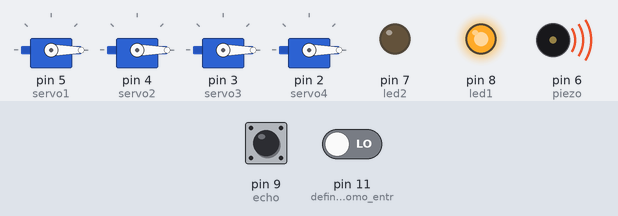
This sketch was run on a simulated Arduino Uno, built for the host (arithmetic inside an expression is 32-bit, double 64-bit). On the bench: 4 × servo, output pins drawn as LEDs (lit = HIGH), buzzer (waves = sounding). The test bench sets the inputs (shaded band); at power-on: pin 9 (echo) LOW, pin 11 (define_o_pino_3_como_entr) LOW. Pins used as bus, display or sensor lines are not drawn.

Above: at 1.8 s.
1.9 s: pin 9 (echo) pulsed HIGH 2 times (0.12 s each, 0.3 s apart)
At 2.8 s:
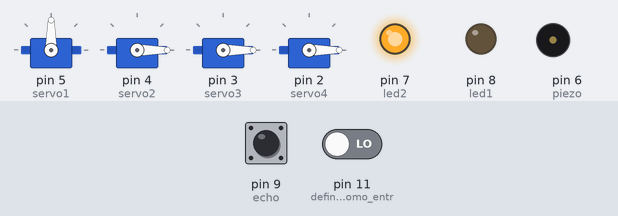
At 9.3 s:
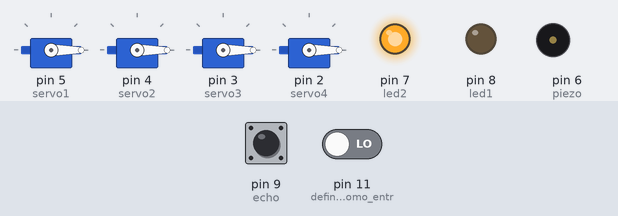
Timing chart, 0 to 16.6 s (numbered marks = the images above; inputs shaded):
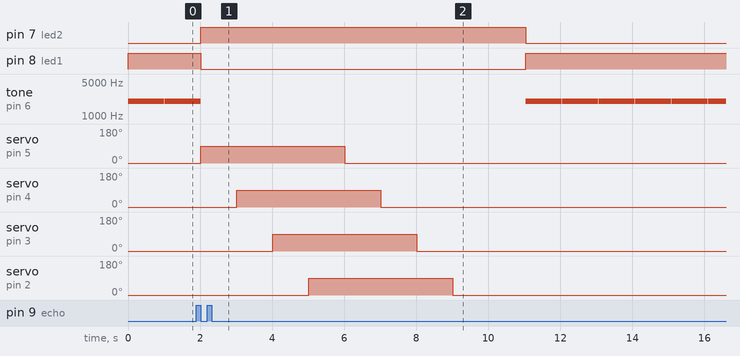

Measured:
- after the input at 1.9 s, pin 7 (led2): LOW → HIGH after 0.12 s, → LOW 9.0 s later; pin 8 (led1): HIGH → LOW after 0.12 s, → HIGH 9.0 s later; servo on pin 5 (servo1): 0° → 90° after 0.12 s, → 0° 4.0 s later; servo on pin 4 (servo2): 0° → 90° after 1.1 s, → 0° 4.0 s later; servo on pin 3 (servo3): 0° → 90° after 2.1 s, → 0° 4.0 s later
- by itself, tone on pin 6 (piezo): repeats every 1.0 s: 2000 Hz 1.0 s, silent 0.02 s

The sketch:

codigoBracoRoboticoIndustrial.ino
```cpp
#include <Servo.h> //inclui biblioteca de reconheicmento de servos motores
Servo servo1; // Cria um objeto servo 1
Servo servo2; // Cria um objeto servo 2
Servo servo3; // Cria um objeto servo 3
Servo servo4; // Cria um objeto servo 4

int trig = 10; //define uma variavel inteira para o led1,o pino trig envia uma onda sonora
int echo = 9; //define uma variavel inteira para o led1,o pino echo recebe uma onda sonora
int led1 = 8; //define uma variavel inteira para o led1
int led2 = 7; //define uma variavel inteira para o led2
int piezo = 6; //define uma variavel inteira para o piezo


float distancia; // distancia fica em float porque assim o monitor serial mostrada valores decimais e não apenas inteiros
float cm; //define a variavel cm

void setup()
{

pinMode(11, INPUT); //define o pino 3 como entrada

servo1.attach(5); // Anexa o servo no pino 7
servo1.write(0);  // Define posição inicial
servo2.attach(4); // Anexa o servo no pino 6
servo2.write(0);  // Define posição inicial
servo3.attach(3); // Anexa o servo no pino 5
servo3.write(0);  // Define posição inicial
servo4.attach(2); // Anexa o servo no pino 4
servo4.write(0);  // Define posição inicial
Serial.begin(9600);//inicia o monitor serial


pinMode(trig, OUTPUT); // trig é definido como saída porque ele recebe a onda sonora
pinMode(echo, INPUT); // echo é definido como entrada porque ele envia a onda sonora
pinMode(piezo, OUTPUT); //Define o piezo como saída
pinMode(led1, OUTPUT); //Define o led1 como saída
pinMode(led2, OUTPUT); //Define o led2 como saída

}

void loop()
{
  cm = distancia; // distancia em centímetros
  int valor = digitalRead(11); //váriavel inteira denominada "valor" (faz a leitura da posição da chave)

  if(valor == 1 && cm > 50)//define uma condição analisando a chave e define uma condição para distancia
  {
noTone(piezo); //Mantem o piezo sem tocar
digitalWrite(led1, LOW); //Desliga o led1
digitalWrite(led2, HIGH); //Liga o led2
  {
int angulo1 = analogRead(3); // Lê o valor do potenciômetro
angulo1=map(angulo1, 0, 1023, 0, 180); // Mapeia os valores de 0 a 180 graus
servo1.write(angulo1); // Escreve o ângulo para o servo movimentar
Serial.print("anguloServo1:"); //título no monitor serial
Serial.println(angulo1); //informação impressa no monitor serial
delay(5); // Espera de 15ms, para permitir que o servo atinja a posição
}
{
int angulo2 = analogRead(2); // Lê o valor do potenciômetro
angulo2=map(angulo2, 0, 1023, 0, 180); // Mapeia os valores de 0 a 180 graus
servo2.write(angulo2); // Escreve o ângulo para o servo movimentar
Serial.print("anguloServo2:"); //título no monitor serial
Serial.println(angulo2); //informação impressa no monitor serial
delay(5); // Espera de 15ms, para permitir que o servo atinja a posição
}
{
int angulo3 = analogRead(1); // Lê o valor do potenciômetro
angulo3=map(angulo3, 0, 1023, 0, 180); // Mapeia os valores de 0 a 180 graus
servo3.write(angulo3); // Escreve o ângulo para o servo movimentar
Serial.print("anguloServo3:"); //título no monitor serial
Serial.println(angulo3); //informação impressa no monitor serial
delay(5); // Espera de 15ms, para permitir que o servo atinja a posição
}
{
int angulo4 = analogRead(0); // Lê o valor do potenciômetro
angulo4=map(angulo4, 0, 1023, 0, 180); // Mapeia os valores de 0 a 180 graus
servo4.write(angulo4); // Escreve o ângulo para o servo movimentar
Serial.print("anguloServo4:"); //título no monitor serial
Serial.println(angulo4); //informação impressa no monitor serial
delay(5); // Espera de 15ms, para permitir que o servo atinja a posição
}
  }
 else if(valor == 0 && cm > 50)//define uma condição analisando a chave e define uma condição para distancia
  {
    noTone(piezo); //Mantem o piezo sem tocar
    digitalWrite(led1, LOW); //Desliga o led1
    digitalWrite(led2, HIGH); //Liga o led2
   {
 servo1.write(90); //gira o motor para a posição desejada
 delay(1000); //tempo de espera entre movimentos
 servo2.write(90);  //gira o motor para a posição desejada
 delay(1000);  //tempo de espera entre movimentos
 servo3.write(90);  //gira o motor para a posição desejada
 delay(1000);//tempo de espera entre movimentos
 servo4.write(90);  //gira o motor para a posição desejada
 delay(1000);  //tempo de espera entre movimentos
 servo1.write(0);  //gira o motor para a posição desejada
 delay(1000);  //tempo de espera entre movimentos
 servo2.write(0);  //gira o motor para a posição desejada
 delay(1000);//tempo de espera entre movimentos
 servo3.write(0);  //gira o motor para a posição desejada
 delay(1000);//tempo de espera entre movimentos
 servo4.write(0);  //gira o motor para a posição desejada
 delay(1000);  //tempo de espera entre movimentos
   }
 }

  else if (cm < 50)
  {
  digitalWrite(led1, HIGH); //Liga o led1
  tone (piezo,2000,1000); //faz o piezo fazer barulho
  digitalWrite(led2, LOW); //Mantem o led2 desligado
  }

  digitalWrite(trig, LOW); //Desliga o pino do trig
  delay(5); //tempo de espera
  digitalWrite(trig, HIGH); //Liga o pino do trig
  delay(10); //tempo de espera
  digitalWrite(trig, LOW); //Desliga o pino do trig

  distancia = pulseIn(echo, HIGH); //Define o estado do início da medição

  distancia = distancia/58; //Divide o pulso da distancia por 58

}
```
